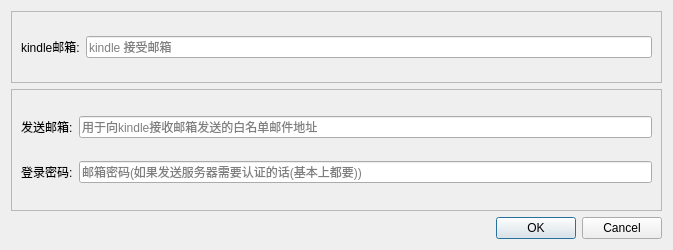
<?xml version="1.0" encoding="UTF-8"?>
<ui version="4.0">
 <class>KindleSettingDialog</class>
 <widget class="QDialog" name="KindleSettingDialog">
  <property name="geometry">
   <rect>
    <x>0</x>
    <y>0</y>
    <width>673</width>
    <height>250</height>
   </rect>
  </property>
  <property name="windowTitle">
   <string>Dialog</string>
  </property>
  <layout class="QVBoxLayout" name="verticalLayout">
   <item>
    <widget class="QFrame" name="frame">
     <property name="sizePolicy">
      <sizepolicy hsizetype="Preferred" vsizetype="Fixed">
       <horstretch>0</horstretch>
       <verstretch>0</verstretch>
      </sizepolicy>
     </property>
     <property name="contextMenuPolicy">
      <enum>Qt::NoContextMenu</enum>
     </property>
     <property name="frameShape">
      <enum>QFrame::StyledPanel</enum>
     </property>
     <property name="frameShadow">
      <enum>QFrame::Plain</enum>
     </property>
     <layout class="QGridLayout" name="gridLayout_2">
      <item row="1" column="0">
       <widget class="QLabel" name="label">
        <property name="text">
         <string>kindle邮箱:</string>
        </property>
       </widget>
      </item>
      <item row="1" column="1">
       <widget class="QLineEdit" name="kindle_mail">
        <property name="inputMethodHints">
         <set>Qt::ImhEmailCharactersOnly</set>
        </property>
        <property name="placeholderText">
         <string>kindle 接受邮箱</string>
        </property>
       </widget>
      </item>
      <item row="0" column="1">
       <spacer name="verticalSpacer_2">
        <property name="orientation">
         <enum>Qt::Vertical</enum>
        </property>
        <property name="sizeType">
         <enum>QSizePolicy::Fixed</enum>
        </property>
        <property name="sizeHint" stdset="0">
         <size>
          <width>20</width>
          <height>15</height>
         </size>
        </property>
       </spacer>
      </item>
      <item row="2" column="1">
       <spacer name="verticalSpacer">
        <property name="orientation">
         <enum>Qt::Vertical</enum>
        </property>
        <property name="sizeType">
         <enum>QSizePolicy::Fixed</enum>
        </property>
        <property name="sizeHint" stdset="0">
         <size>
          <width>20</width>
          <height>15</height>
         </size>
        </property>
       </spacer>
      </item>
     </layout>
    </widget>
   </item>
   <item>
    <widget class="QFrame" name="frame_2">
     <property name="frameShape">
      <enum>QFrame::StyledPanel</enum>
     </property>
     <property name="frameShadow">
      <enum>QFrame::Plain</enum>
     </property>
     <layout class="QGridLayout" name="gridLayout">
      <item row="1" column="1">
       <widget class="QLineEdit" name="sendmail_pwd">
        <property name="echoMode">
         <enum>QLineEdit::Password</enum>
        </property>
        <property name="placeholderText">
         <string>邮箱密码(如果发送服务器需要认证的话(基本上都要))</string>
        </property>
       </widget>
      </item>
      <item row="0" column="1">
       <widget class="QLineEdit" name="sendmail">
        <property name="contextMenuPolicy">
         <enum>Qt::DefaultContextMenu</enum>
        </property>
        <property name="inputMethodHints">
         <set>Qt::ImhEmailCharactersOnly</set>
        </property>
        <property name="placeholderText">
         <string>用于向kindle接收邮箱发送的白名单邮件地址</string>
        </property>
       </widget>
      </item>
      <item row="1" column="0">
       <widget class="QLabel" name="label_3">
        <property name="text">
         <string>登录密码:</string>
        </property>
       </widget>
      </item>
      <item row="0" column="0">
       <widget class="QLabel" name="label_2">
        <property name="text">
         <string>发送邮箱:</string>
        </property>
       </widget>
      </item>
     </layout>
    </widget>
   </item>
   <item>
    <widget class="QDialogButtonBox" name="buttonBox">
     <property name="orientation">
      <enum>Qt::Horizontal</enum>
     </property>
     <property name="standardButtons">
      <set>QDialogButtonBox::Cancel|QDialogButtonBox::Ok</set>
     </property>
    </widget>
   </item>
  </layout>
 </widget>
 <resources/>
 <connections>
  <connection>
   <sender>buttonBox</sender>
   <signal>accepted()</signal>
   <receiver>KindleSettingDialog</receiver>
   <slot>accept()</slot>
   <hints>
    <hint type="sourcelabel">
     <x>248</x>
     <y>254</y>
    </hint>
    <hint type="destinationlabel">
     <x>157</x>
     <y>274</y>
    </hint>
   </hints>
  </connection>
  <connection>
   <sender>buttonBox</sender>
   <signal>rejected()</signal>
   <receiver>KindleSettingDialog</receiver>
   <slot>reject()</slot>
   <hints>
    <hint type="sourcelabel">
     <x>316</x>
     <y>260</y>
    </hint>
    <hint type="destinationlabel">
     <x>286</x>
     <y>274</y>
    </hint>
   </hints>
  </connection>
 </connections>
</ui>
